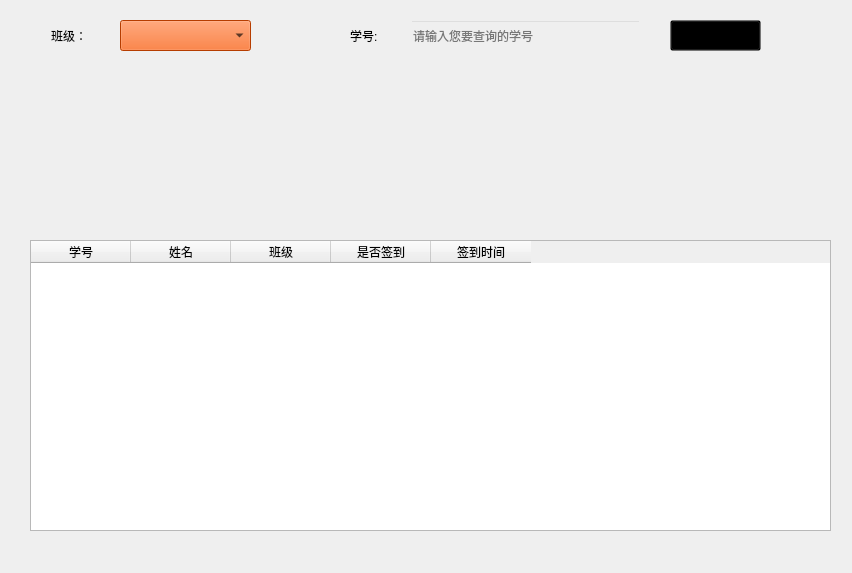
<?xml version="1.0" encoding="UTF-8"?>
<ui version="4.0">
 <class>Widget</class>
 <widget class="QWidget" name="Widget">
  <property name="geometry">
   <rect>
    <x>0</x>
    <y>0</y>
    <width>852</width>
    <height>573</height>
   </rect>
  </property>
  <property name="windowTitle">
   <string>Widget</string>
  </property>
  <property name="styleSheet">
   <string notr="true"/>
  </property>
  <widget class="QTableWidget" name="tableWidget">
   <property name="geometry">
    <rect>
     <x>30</x>
     <y>240</y>
     <width>801</width>
     <height>291</height>
    </rect>
   </property>
   <property name="styleSheet">
    <string notr="true">font: 75 10pt &quot;微软雅黑&quot;;

</string>
   </property>
   <column>
    <property name="text">
     <string>学号</string>
    </property>
   </column>
   <column>
    <property name="text">
     <string>姓名</string>
    </property>
   </column>
   <column>
    <property name="text">
     <string>班级</string>
    </property>
   </column>
   <column>
    <property name="text">
     <string>是否签到</string>
    </property>
   </column>
   <column>
    <property name="text">
     <string>签到时间</string>
    </property>
   </column>
  </widget>
  <widget class="QLabel" name="label">
   <property name="geometry">
    <rect>
     <x>51</x>
     <y>20</y>
     <width>51</width>
     <height>31</height>
    </rect>
   </property>
   <property name="styleSheet">
    <string notr="true">font: 75 10pt &quot;微软雅黑&quot;;
</string>
   </property>
   <property name="text">
    <string>班级：</string>
   </property>
  </widget>
  <widget class="QLabel" name="label_2">
   <property name="geometry">
    <rect>
     <x>350</x>
     <y>20</y>
     <width>51</width>
     <height>31</height>
    </rect>
   </property>
   <property name="styleSheet">
    <string notr="true">font: 75 10pt &quot;微软雅黑&quot;;
</string>
   </property>
   <property name="text">
    <string>学号:</string>
   </property>
  </widget>
  <widget class="QPushButton" name="pushButton">
   <property name="geometry">
    <rect>
     <x>670</x>
     <y>20</y>
     <width>91</width>
     <height>31</height>
    </rect>
   </property>
   <property name="styleSheet">
    <string notr="true">background-color : transparent;
font: 75 10pt &quot;微软雅黑&quot;;
</string>
   </property>
   <property name="text">
    <string>查找</string>
   </property>
  </widget>
  <widget class="QLineEdit" name="lineEdit">
   <property name="geometry">
    <rect>
     <x>410</x>
     <y>20</y>
     <width>231</width>
     <height>31</height>
    </rect>
   </property>
   <property name="styleSheet">
    <string notr="true">background-color : transparent;
</string>
   </property>
   <property name="placeholderText">
    <string>请输入您要查询的学号</string>
   </property>
  </widget>
  <widget class="QComboBox" name="comboBox">
   <property name="geometry">
    <rect>
     <x>120</x>
     <y>20</y>
     <width>131</width>
     <height>31</height>
    </rect>
   </property>
   <property name="styleSheet">
    <string notr="true">background-color: rgb(255, 85, 0);
</string>
   </property>
  </widget>
  <widget class="QWidget" name="widget" native="true">
   <property name="geometry">
    <rect>
     <x>-1</x>
     <y>-1</y>
     <width>861</width>
     <height>571</height>
    </rect>
   </property>
   <property name="styleSheet">
    <string notr="true">border-image: url(:/4.jpg);</string>
   </property>
  </widget>
  <zorder>widget</zorder>
  <zorder>tableWidget</zorder>
  <zorder>label</zorder>
  <zorder>label_2</zorder>
  <zorder>pushButton</zorder>
  <zorder>lineEdit</zorder>
  <zorder>comboBox</zorder>
 </widget>
 <layoutdefault spacing="6" margin="11"/>
 <resources/>
 <connections/>
</ui>
